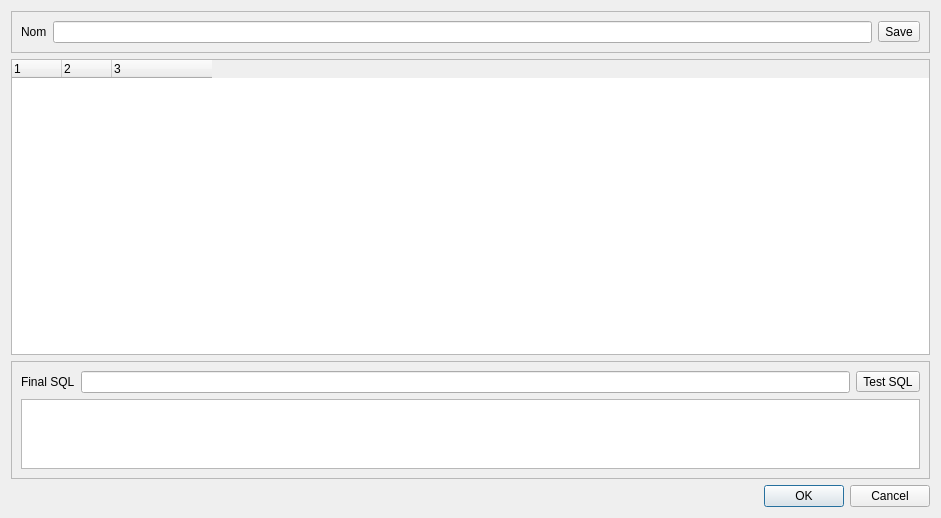
<?xml version="1.0" encoding="UTF-8"?>
<ui version="4.0">
 <class>Dialog</class>
 <widget class="QDialog" name="Dialog">
  <property name="geometry">
   <rect>
    <x>0</x>
    <y>0</y>
    <width>941</width>
    <height>518</height>
   </rect>
  </property>
  <property name="windowTitle">
   <string>Dialog</string>
  </property>
  <layout class="QVBoxLayout" name="verticalLayout" stretch="1,10,1,1">
   <item>
    <widget class="QFrame" name="frame">
     <property name="frameShape">
      <enum>QFrame::StyledPanel</enum>
     </property>
     <property name="frameShadow">
      <enum>QFrame::Raised</enum>
     </property>
     <layout class="QHBoxLayout" name="horizontalLayout">
      <item>
       <widget class="QLabel" name="label">
        <property name="text">
         <string>Nom</string>
        </property>
       </widget>
      </item>
      <item>
       <widget class="QLineEdit" name="lineEdit"/>
      </item>
      <item>
       <widget class="QToolButton" name="buttonSave">
        <property name="text">
         <string>Save</string>
        </property>
       </widget>
      </item>
     </layout>
    </widget>
   </item>
   <item>
    <widget class="QTreeWidget" name="treeWidget">
     <property name="dragEnabled">
      <bool>true</bool>
     </property>
     <property name="dragDropMode">
      <enum>QAbstractItemView::InternalMove</enum>
     </property>
     <property name="alternatingRowColors">
      <bool>true</bool>
     </property>
     <property name="animated">
      <bool>true</bool>
     </property>
     <property name="wordWrap">
      <bool>true</bool>
     </property>
     <property name="columnCount">
      <number>3</number>
     </property>
     <attribute name="headerDefaultSectionSize">
      <number>50</number>
     </attribute>
     <attribute name="headerStretchLastSection">
      <bool>false</bool>
     </attribute>
     <column>
      <property name="text">
       <string notr="true">1</string>
      </property>
     </column>
     <column>
      <property name="text">
       <string notr="true">2</string>
      </property>
     </column>
     <column>
      <property name="text">
       <string notr="true">3</string>
      </property>
     </column>
    </widget>
   </item>
   <item>
    <widget class="QFrame" name="frame_2">
     <property name="frameShape">
      <enum>QFrame::StyledPanel</enum>
     </property>
     <property name="frameShadow">
      <enum>QFrame::Raised</enum>
     </property>
     <layout class="QGridLayout" name="gridLayout">
      <item row="0" column="1">
       <widget class="QLineEdit" name="lineEdit_sqlfinal"/>
      </item>
      <item row="0" column="0">
       <widget class="QLabel" name="label_2">
        <property name="text">
         <string>Final SQL</string>
        </property>
       </widget>
      </item>
      <item row="0" column="2">
       <widget class="QToolButton" name="toolButton_testsql">
        <property name="text">
         <string>Test SQL</string>
        </property>
       </widget>
      </item>
      <item row="1" column="0" colspan="3">
       <widget class="QTextBrowser" name="textBrowser_res">
        <property name="maximumSize">
         <size>
          <width>16777215</width>
          <height>90</height>
         </size>
        </property>
       </widget>
      </item>
     </layout>
    </widget>
   </item>
   <item>
    <widget class="QDialogButtonBox" name="buttonBox">
     <property name="orientation">
      <enum>Qt::Horizontal</enum>
     </property>
     <property name="standardButtons">
      <set>QDialogButtonBox::Cancel|QDialogButtonBox::Ok</set>
     </property>
    </widget>
   </item>
  </layout>
 </widget>
 <resources/>
 <connections>
  <connection>
   <sender>buttonBox</sender>
   <signal>accepted()</signal>
   <receiver>Dialog</receiver>
   <slot>accept()</slot>
   <hints>
    <hint type="sourcelabel">
     <x>248</x>
     <y>254</y>
    </hint>
    <hint type="destinationlabel">
     <x>157</x>
     <y>274</y>
    </hint>
   </hints>
  </connection>
  <connection>
   <sender>buttonBox</sender>
   <signal>rejected()</signal>
   <receiver>Dialog</receiver>
   <slot>reject()</slot>
   <hints>
    <hint type="sourcelabel">
     <x>316</x>
     <y>260</y>
    </hint>
    <hint type="destinationlabel">
     <x>286</x>
     <y>274</y>
    </hint>
   </hints>
  </connection>
 </connections>
</ui>
